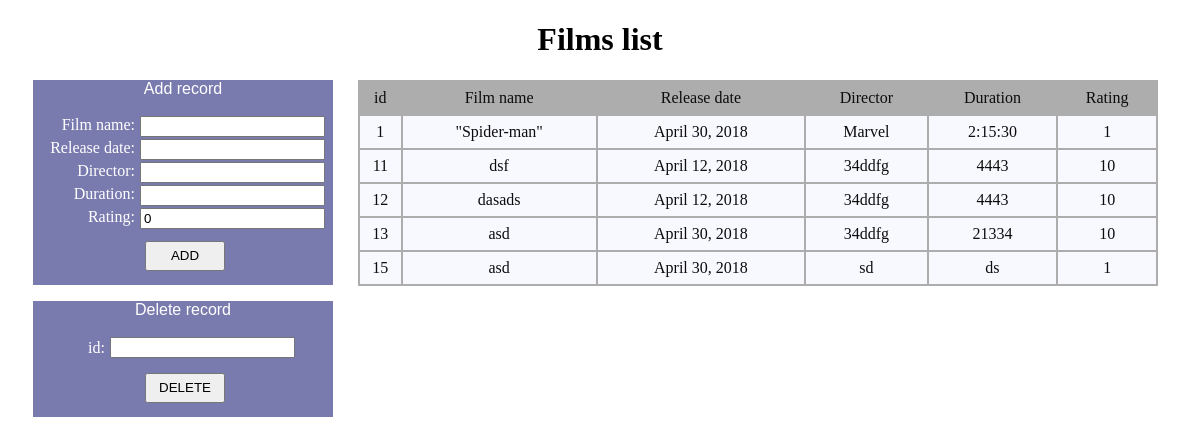
Page /landing/ on the earlier database version.
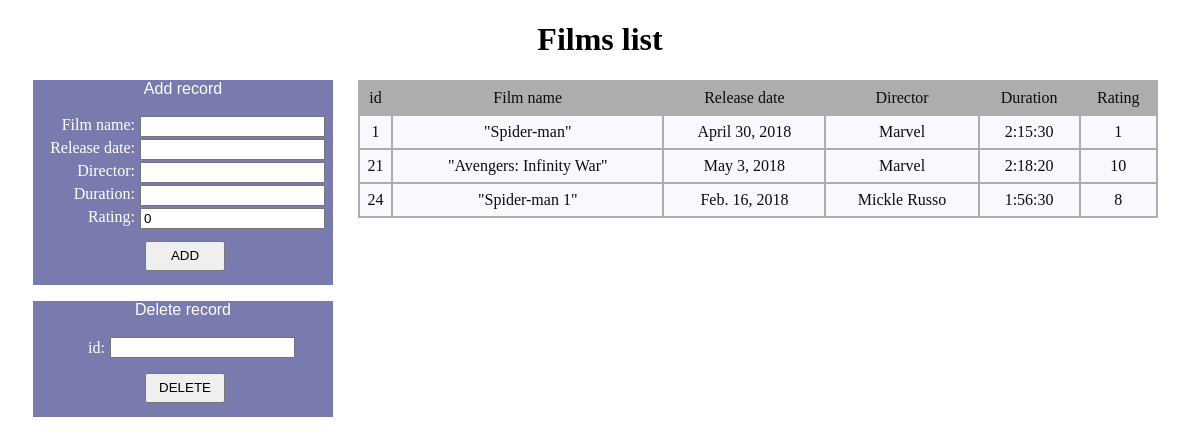
Same page on the later database version.
### film_list/models.py (models this page shows)
class Films(models.Model):
    film_name = models.CharField(max_length=100)
    release_date = models.DateField()
    director = models.CharField(max_length=100)
    duration = models.CharField(max_length=20)
    rating = models.IntegerField(default=0, validators=[MaxValueValidator(10),MinValueValidator(0)])

### film_list/views.py (the view, shortened to what this page needs)
# urls.py: url('landing/', views.landing, name='landing'),
def landing(request):
    form_add = ListFilmsForm()
    form_del = FilmsDel()
    if request.POST is None:
        form_add = ListFilmsForm(request.POST)
        form_del = FilmsDel(request.POST)
    query_results = Films.objects.all()
    print('end')
    return render(request, 'landing/landing.html', locals())

### film_list/forms.py
class ListFilmsForm(forms.ModelForm):
    class Meta:
        model = Films
        exclude = [""]

class FilmsDel(forms.Form):
    id = forms.CharField(label='id', max_length=10)

### templates/landing/landing.html (shortened to what this page needs)
{% load static %}
<!DOCTYPE html>
<html>
<head>
    <link href="{% static "style.css" %}" rel="stylesheet">
</head>
<body id="bg" style="background-image: url('{% static "img/marvel.png"%}')">
    <h1 class="title" align="center">Films list</h1>
    <div class="div_operations">
        <div class="add_div">
            <div class="div_title"><p align="center">Add record</p></div>
            <form prefix="add" action="" method="post" class="add_form">{% csrf_token %}
            {{ form_add.as_p }}
                <p align="center">
                <button type="submit" name="add_button" class="add_button">ADD</button>
                </p>
            </form>
        </div>
        <div class="del_div">
            <div class="div_title"><p align="center">Delete record</p></div>
            <form prefix="delete" action="" method="post" class="del_form">
                {{ form_del }}
                <p align="center">
                <input class="del_button" type="submit" name="delete_button" value="DELETE"/>
                </p>
            </form>
        </div>
    </div>
    <div class="div_table">
        <table class="table" border="3px">
            <tr class="table_title">
                <td>id</td>
                <td>Film name</td>
                <td>Release date</td>
                <td>Director</td>
                <td>Duration</td>
                <td>Rating</td>
            </tr>
            {% for person in query_results %}
                <tr class="holder">
                        <td>{{ person.id }}</td>
                        <td> {{person.film_name}} </td>
                        <td>{{person.release_date}}</td>
                        <td>{{person.director}}</td>
                        <td>{{person.duration}}</td>
                        <td>{{person.rating}}</td>
                </tr>
                {% endfor %}
        </table>
    </div>
</body>
</html>

### static/style.css (style rules this page uses)
.title { color: black; font-family: "Goudy Stout", cursive; background: -webkit-linear-gradient(); }
.table { border: 2px solid black; border-collapse: collapse; width: 800px; background: ghostwhite; opacity: 0.95; color: black; font-family: "Comic Sans MS", cursive; }
table td { border: 2px solid darkgrey; text-align: center; vertical-align: center; height: 30px; margin-inside: 10px; }
form { width: 300px; overflow: hidden; padding: 2px; }
form p { float: left; width: 100%; margin-bottom: 2px; margin-top: 5px; }
form label { float: left; width: 100px; text-align: right; position: relative; margin-top: 0; margin-right: 5px; font-family: Tahoma, cursive; }
.del_form { width: 300px; }
.del_form label { float: left; width: 70px; text-align: right; position: center; top: 2px; margin-right: 5px; }
.add_div { width: 300px; background: rgba(70, 72, 143, 0.72); alignment: center; color: white; }
.add_div p { margin-top: 0; }
.del_div { width: 300px; background: rgba(70, 72, 143, 0.72); alignment: center; color: white; }
.div_title { font-family: Jokerman, sans-serif; }
.div_table { float: left; position: relative; }
.div_operations { width: 325px; float: left; margin-left: 25px; }
.add_button { margin-top: 10px; margin-bottom: 10px; text-align: center; height: 30px; width: 80px; }
.del_button { margin-top: 10px; margin-bottom: 10px; height: 30px; width: 80px; }
#bg { background-size: 100%; background-repeat: no-repeat; background-position: center; background-attachment: fixed; }
.table_title { background: darkgrey; }

Differences in the rows shown:
removed Films: id "11", film_name "dsf", release_date "April 12, 2018", director "34ddfg", duration "4443", rating "10"
removed Films: id "12", film_name "dasads", release_date "April 12, 2018", director "34ddfg", duration "4443", rating "10"
removed Films: id "13", film_name "asd", release_date "April 30, 2018", director "34ddfg", duration "21334", rating "10"
removed Films: id "15", film_name "asd", release_date "April 30, 2018", director "sd", duration "ds", rating "1"
added Films: id "21", film_name "\"Avengers: Infinity War\"", release_date "May 3, 2018", director "Marvel", duration "2:18:20", rating "10"
added Films: id "24", film_name "\"Spider-man 1\"", release_date "Feb. 16, 2018", director "Mickle Russo", duration "1:56:30", rating "8"
